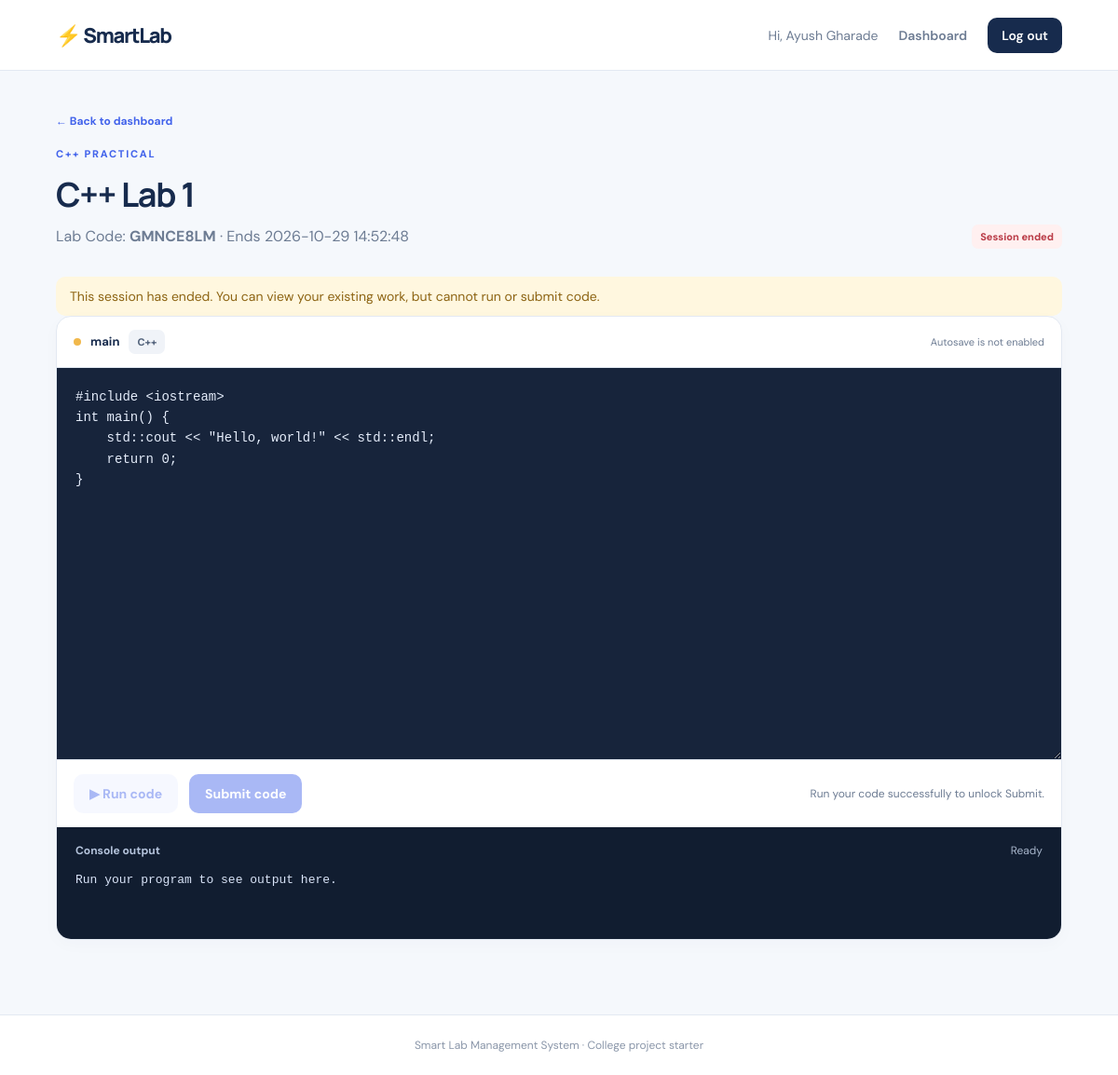
The page /student/lab/3 (signed in) on the database its author committed.
### tables this page shows
CREATE TABLE labs (
            id INTEGER PRIMARY KEY AUTOINCREMENT,
            teacher_id INTEGER NOT NULL REFERENCES users(id),
            lab_code TEXT NOT NULL UNIQUE,
            name TEXT NOT NULL,
            language TEXT NOT NULL,
            duration_minutes INTEGER NOT NULL,
            created_at TEXT NOT NULL,
            ends_at TEXT NOT NULL,
            is_active INTEGER NOT NULL DEFAULT 1
        );

### app.py (the view)
@app.route("/student/lab/<int:lab_id>")
@login_required("student")
def student_lab(lab_id):
    lab = get_lab_for_student(lab_id, session["user_id"])
    with get_db() as db:
        submission = db.execute("SELECT * FROM submissions WHERE lab_id=? AND student_id=?",
                                (lab_id, session["user_id"])).fetchone()
    default_code = {
        "Python": 'print("Hello, world!")',
        "C": '#include <stdio.h>\nint main(void) {\n    printf("Hello, world!\\\\n");\n    return 0;\n}',
        "C++": '#include <iostream>\nint main() {\n    std::cout << "Hello, world!" << std::endl;\n    return 0;\n}',
        "Java": 'public class Main {\n    public static void main(String[] args) {\n        System.out.println("Hello, world!");\n    }\n}',
        "HTML": '<!doctype html>\n<html><head><title>My page</title></head><body><h1>Hello, world!</h1></body></html>',
    }
    return render_template("student_lab.html", lab=lab, submission=submission,
                           default_code=default_code[lab["language"]],
                           expired=(now() > datetime.fromisoformat(lab["ends_at"]) or not lab["is_active"]))

### app.py (called while the page is built)
def get_db():
    conn = sqlite3.connect(DB_PATH)
    conn.row_factory = sqlite3.Row
    conn.execute("PRAGMA foreign_keys = ON")
    return conn

def now():
    return datetime.now()

def login_required(role=None):
    def decorator(fn):
        @wraps(fn)
        def wrapper(*args, **kwargs):
            if "user_id" not in session:
                flash("Please log in first.", "warning")
                return redirect(url_for("login"))
            if role and session.get("role") != role:
                abort(403)
            return fn(*args, **kwargs)
        return wrapper
    return decorator

def get_lab_for_student(lab_id, student_id):
    with get_db() as db:
        lab = db.execute("""
            SELECT l.* FROM labs l JOIN lab_students ls ON ls.lab_id=l.id
            WHERE l.id=? AND ls.student_id=?
        """, (lab_id, student_id)).fetchone()
    if not lab:
        abort(403)
    return lab

### templates/student_lab.html (shortened to what this page needs)
{% extends "base.html" %}
{% block content %}
<div class="page-heading compact-heading">
  <div>
    <a class="back-link" href="{{ url_for('student_dashboard') }}">← Back to dashboard</a>
    <span class="eyebrow">{{ lab.language }} PRACTICAL</span>
    <h1>{{ lab.name }}</h1>
    <p>Lab Code: <strong>{{ lab.lab_code }}</strong> · Ends {{ lab.ends_at|replace('T',' ') }}</p>
  </div>
  <span class="badge {{ 'closed' if expired else 'active' }}">
    {{ 'Session ended' if expired else 'Session open' }}
  </span>
</div>
{% if expired %}
<div class="flash warning">
  This session has ended. You can view your existing work, but cannot run or submit code.
</div>
{% endif %}
<div class="editor-layout panel">
  <div class="editor-toolbar">
    <div>
      <span class="file-dot"></span>
      <strong id="filename">main</strong>
      <span class="language-tag">{{ lab.language }}</span>
    </div>
    <span class="muted">Autosave is not enabled</span>
  </div>
  <textarea id="fallback-code" class="fallback-code" spellcheck="false">{{ submission.code if submission else default_code }}</textarea>
  <div class="editor-actions">
    <button id="run-button" class="button secondary" type="button" {% if expired %}disabled{% endif %}>
      ▶ Run code
    </button>
    <form method="post" action="{{ url_for('submit_student_code', lab_id=lab.id) }}" id="submit-form">
      <button id="submit-button" class="button primary" type="submit" disabled>
        Submit code
      </button>
    </form>
    <span id="run-state" class="run-state" aria-live="polite">
      Run your code successfully to unlock Submit.
    </span>
  </div>
  <section class="output-panel">
    <div class="output-title">
      <strong>Console output</strong>
      <span id="output-label">Ready</span>
    </div>
    <pre id="output">Run your program to see output here.</pre>
  </section>
</div>
{% endblock %}

### static/style.css (style rules this page uses)
:root { --ink:#172b4d;--muted:#6d7c93;--line:#e3e9f2;--paper:#f5f8fc;--blue:#4263eb;--blue-dark:#2949ce;--mint:#d9f7e8;--green:#13875e;--red:#c2414d;--shadow:0 12px 34px rgba(31,52,91,.07) }
* { box-sizing:border-box }
body { margin:0;background:var(--paper);color:var(--ink);font-family:'DM Sans',sans-serif;min-height:100vh }
h1,h2,h3,h4 { font-family:Manrope,sans-serif;letter-spacing:-.035em;margin-top:0 }
p { line-height:1.6 }
.eyebrow { font-size:11px;font-weight:800;letter-spacing:.16em;color:var(--blue);display:block;margin-bottom:12px }
.button { display:inline-flex;justify-content:center;align-items:center;gap:8px;border:0;border-radius:10px;padding:12px 17px;font:700 14px 'DM Sans',sans-serif;text-decoration:none;cursor:pointer;transition:transform .15s,background .15s }
.button:disabled { opacity:.45;cursor:not-allowed;transform:none }
.primary { background:var(--blue);color:white }
.secondary { background:#edf1ff;color:var(--blue) }
.feature-card,.panel { background:#fff;border:1px solid var(--line);border-radius:16px;box-shadow:0 5px 18px rgba(31,52,91,.025) }
.form-foot a,.back-link { color:var(--blue);font-weight:700;text-decoration:none }
.flash { padding:12px 15px;border-radius:10px;font-size:14px }
.flash.warning { background:#fff7df;color:#8d6413 }
.page-heading { display:flex;justify-content:space-between;align-items:center;gap:24px;margin-bottom:30px }
.page-heading h1 { font-size:36px;margin:0 0 8px }
.page-heading p { color:var(--muted);margin:0 }
.compact-heading { align-items:flex-end }
.compact-heading .eyebrow { margin-top:18px }
.back-link { display:inline-block;font-size:12px;margin-bottom:2px }
.language-tag { font-size:11px;font-weight:800;color:#51617a;background:#f0f3f8;border-radius:7px;padding:6px 9px }
.badge { font-size:11px;font-weight:800;padding:6px 9px;border-radius:7px;background:#eef1f5;color:#65738a;white-space:nowrap }
.badge.closed,.badge.incorrect { background:#fff0f0;color:#ba3d48 }
.muted { color:var(--muted);font-size:13px }
.editor-layout { overflow:hidden }
.editor-toolbar { display:flex;align-items:center;justify-content:space-between;padding:14px 18px;border-bottom:1px solid var(--line);font-size:13px }
.editor-toolbar>div { display:flex;align-items:center;gap:10px }
.file-dot { width:8px;height:8px;border-radius:50%;background:#f1b84b }
.editor-toolbar .muted { font-size:11px }
.fallback-code { width:100%;height:420px;resize:vertical;border:0;background:#17243b;color:#e4ecfa;padding:20px;font:14px/1.6 monospace;outline:none }
.editor-actions { display:flex;align-items:center;gap:12px;padding:15px 18px;flex-wrap:wrap;border-top:1px solid var(--line) }
.editor-actions form { margin:0 }
.run-state { font-size:12px;color:var(--muted);margin-left:auto }
.output-panel { background:#111d30;color:#d9e4f8;padding:17px 20px;min-height:120px }
.output-title { display:flex;justify-content:space-between;font-size:12px;color:#b5c4dc }
.output-title span { color:#a6b4c9 }
#output { white-space:pre-wrap;overflow-wrap:anywhere;font:13px/1.6 monospace;margin:14px 0 0;color:#d9e4f8;max-height:250px;overflow:auto }

### rows shown on the page
labs: language "C++", name "C++ Lab 1", lab_code "GMNCE8LM", ends_at "2026-10-29 14:52:48"

### other values the page prints
{{ session.get('name') }} "Ayush Gharade"
{{ 'Session ended' if expired else 'Session open' }} "Session ended"
